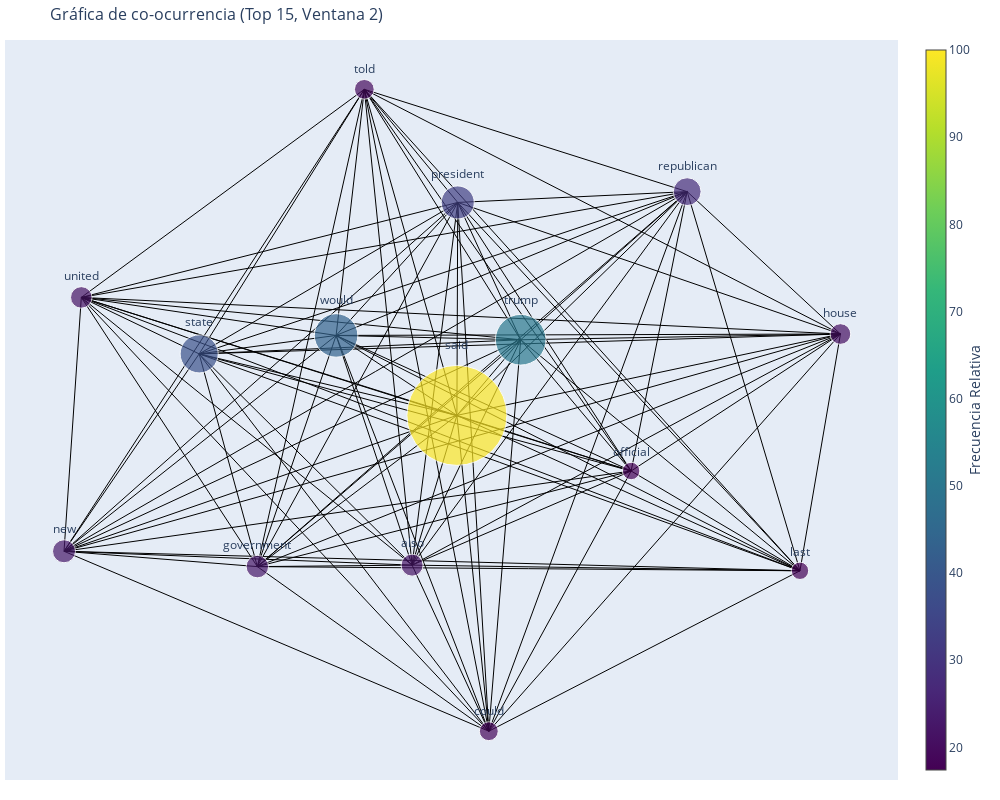

Source (notebook cell):
### Code cell
GraficaCoOcurrencia(freq_dist_true, texto_lematizado_true, 15).mostrar_grafica()

### Figure 1 — Plotly figure (JSON) as saved in the notebook; plotly's stock layout.template omitted (floating-point values rounded to 4 significant figures; data arrays with more than 128 entries replaced by an {"elided": "..."} marker saying what was removed)
{"data": [{"hoverinfo": "none", "line": {"color": "black", "width": 1}, "mode": "lines", "type": "scatter", "x": {"elided": "360 float values"}, "y": {"elided": "360 float values"}}, {"hoverinfo": "text", "hovertext": ["president<br>Conexiones: 15<br>Frecuencia: 23819", "trump<br>Conexiones: 15<br>Frecuencia: 36508", "republican<br>Conexiones: 15<br>Frecuencia: 20038", "house<br>Conexiones: 15<br>Frecuencia: 14876", "said<br>Conexiones: 15<br>Frecuencia: 72035", "united<br>Conexiones: 15<br>Frecuencia: 15521", "would<br>Conexiones: 15<br>Frecuencia: 31361", "state<br>Conexiones: 15<br>Frecuencia: 27427", "also<br>Conexiones: 15<br>Frecuencia: 15870", "official<br>Conexiones: 15<br>Frecuencia: 12571", "last<br>Conexiones: 15<br>Frecuencia: 12545", "new<br>Conexiones: 15<br>Frecuencia: 16578", "could<br>Conexiones: 15<br>Frecuencia: 13597", "government<br>Conexiones: 15<br>Frecuencia: 16196", "told<br>Conexiones: 15<br>Frecuencia: 14221"], "marker": {"color": [33.07, 50.68, 27.82, 20.65, 100, 21.55, 43.54, 38.07, 22.03, 17.45, 17.42, 23.01, 18.88, 22.48, 19.74], "colorbar": {"thickness": 20, "title": {"side": "right", "text": "Frecuencia Relativa"}, "xanchor": "left"}, "colorscale": [[0, "#440154"], [0.1111, "#482878"], [0.2222, "#3e4989"], [0.3333, "#31688e"], [0.4444, "#26828e"], [0.5556, "#1f9e89"], [0.6667, "#35b779"], [0.7778, "#6ece58"], [0.8889, "#b5de2b"], [1, "#fde725"]], "line": {"width": 1}, "showscale": true, "size": [33.07, 50.68, 27.82, 20.65, 100, 21.55, 43.54, 38.07, 22.03, 17.45, 17.42, 23.01, 18.88, 22.48, 19.74]}, "mode": "markers+text", "text": ["president", "trump", "republican", "house", "said", "united", "would", "state", "also", "official", "last", "new", "could", "government", "told"], "textposition": "top center", "type": "scatter", "x": [0.04147, 0.1872, 0.5727, 0.9276, 0.03961, -0.83, -0.2401, -0.5572, -0.06421, 0.443, 0.8339, -0.8701, 0.1134, -0.4225, -0.1748], "y": [0.6014, 0.1856, 0.6342, 0.203, -0.04353, 0.3138, 0.1987, 0.1427, -0.497, -0.2119, -0.5141, -0.4551, -1, -0.5015, 0.944]}], "layout": {"height": 800, "hovermode": "closest", "margin": {"b": 20, "l": 5, "r": 5, "t": 40}, "showlegend": false, "title": {"font": {"size": 16}, "text": "Gráfica de co-ocurrencia (Top 15, Ventana 2)"}, "width": 1000, "xaxis": {"autorange": true, "range": [-1.007, 1.061], "showgrid": false, "showticklabels": false, "type": "linear", "zeroline": false}, "yaxis": {"autorange": true, "range": [-1.148, 1.093], "showgrid": false, "showticklabels": false, "type": "linear", "zeroline": false}}}
